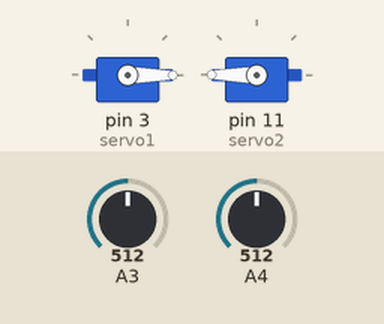
The sketch below on a simulated Arduino Uno, built with avr-gcc and run on an emulated ATmega328P. On the bench: 2 × servo. Inputs (shaded band) come from the test bench; at power-on: A3 = 512, A4 = 512. What the sketch prints to the serial monitor is not drawn.

Above: at 10.55 s.
At 11.3 s:
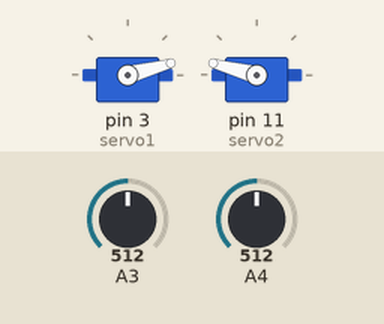
At 11.45 s:
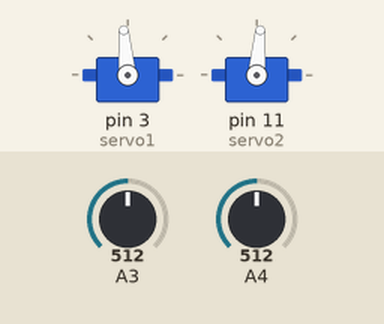
At 11.6 s:
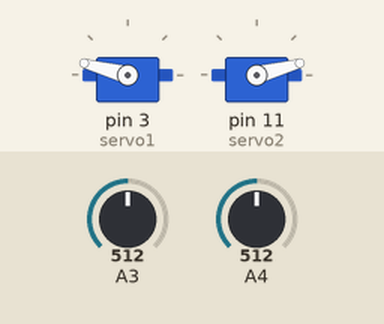
Timing chart, 0 to 15.4 s (numbered marks = the images above):
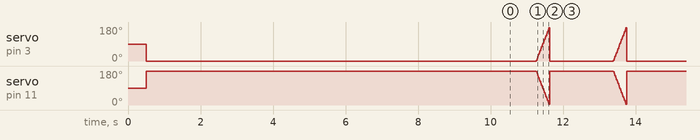

Measured:
- by itself, servo on pin 3 (servo1): repeats every 2.1 s: 5° 0.02 s, 15° 0.02 s, 25° 0.02 s, 35° 0.02 s, 45° 0.02 s, 55° 0.02 s, 65° 0.02 s, 75° 0.02 s, 85° 0.02 s, 95° 0.02 s, 105° 0.02 s, 115° 0.02 s, 125° 0.02 s, 135° 0.02 s, 145° 0.02 s, 155° 0.02 s, 165° 0.02 s, 175° 0.02 s, 0° 1.8 s
- by itself, servo on pin 11 (servo2): repeats every 2.1 s: 175° 0.02 s, 165° 0.02 s, 155° 0.02 s, 145° 0.02 s, 135° 0.02 s, 125° 0.02 s, 115° 0.02 s, 105° 0.02 s, 95° 0.02 s, 85° 0.02 s, 75° 0.02 s, 65° 0.02 s, 55° 0.02 s, 45° 0.02 s, 35° 0.02 s, 25° 0.02 s, 15° 0.02 s, 5° 0.02 s, 180° 1.8 s

The sketch:

servoMotors.ino
```cpp
#include <Servo.h>

Servo servo1,servo2;

void setup() {
  // put your setup code here, to run once:
  Serial.begin(9600);


  pinMode(3,OUTPUT);
  pinMode(11,OUTPUT);

  servo1.attach(3);
  servo2.attach(11);
  delay(500);

  servo1.write(0);
  servo2.write(180);
  delay(10000);

}

void loop() {
  // put your main code here, to run repeatedly:
   Serial.println(analogRead(A3));
  Serial.println(analogRead(A4));
  Serial.println();
  delay(750);


  for(int c =0; c<=180; c+=5){
    servo1.write(c);
    servo2.write(180-c);
    delay(10);
  }

  servo1.write(0);
  servo2.write(180);
  delay(1000);

}
```
